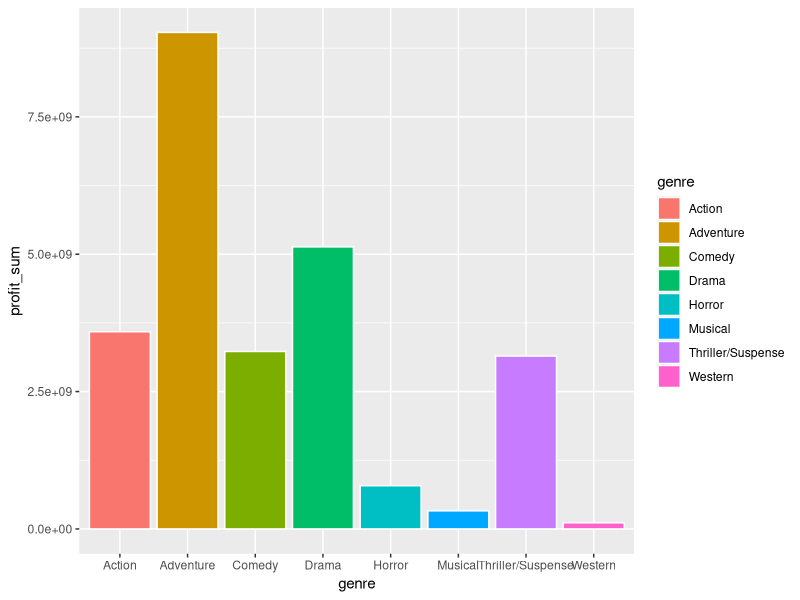
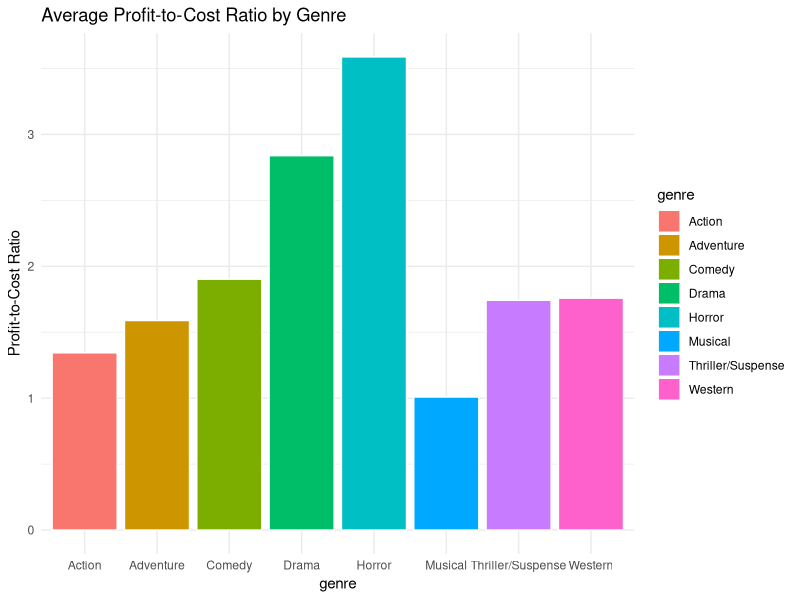
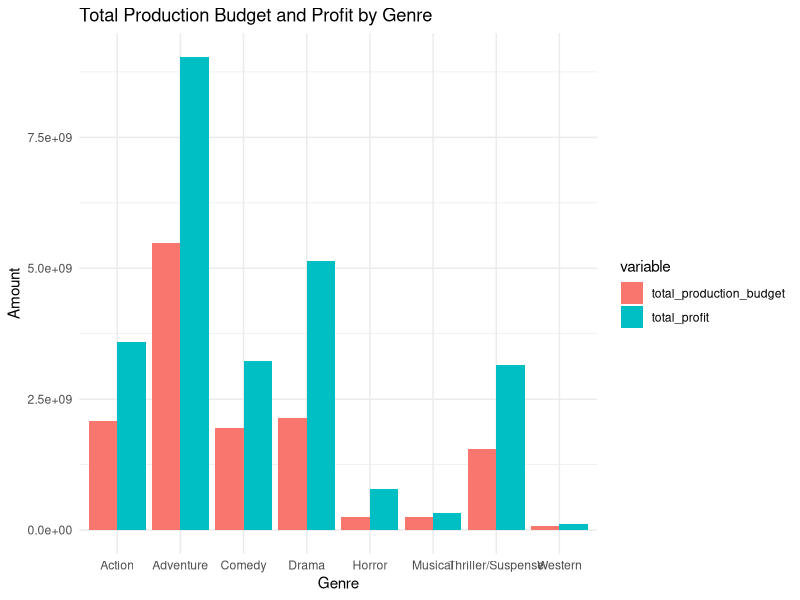
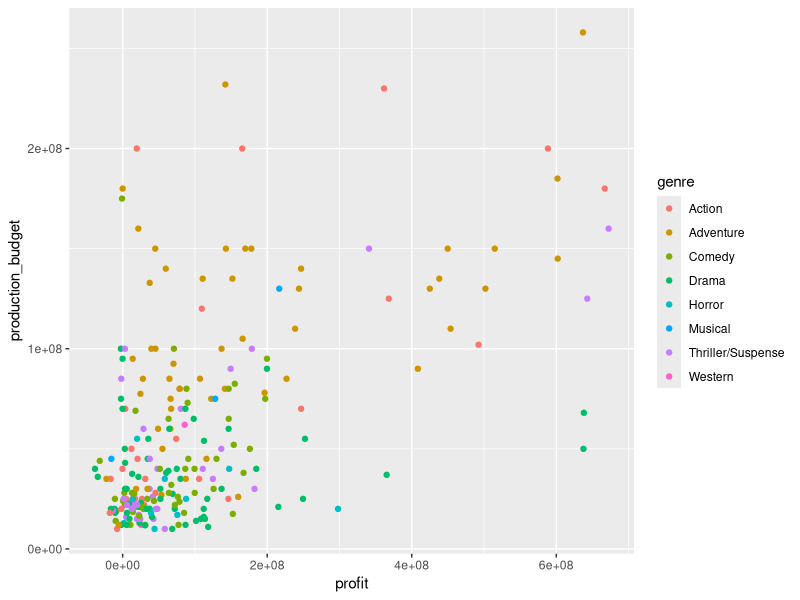
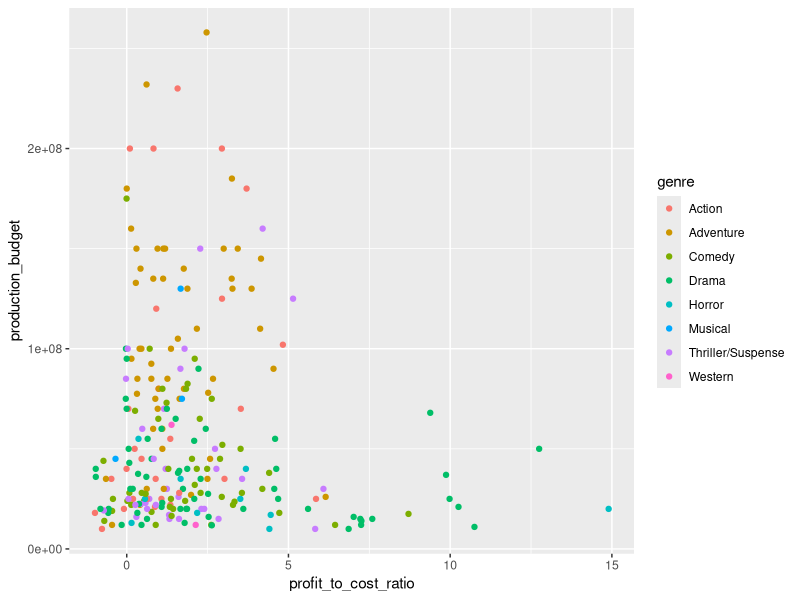

These figures' R source, in order:
library(tidyr)
library(ggplot2)
library(dplyr)

# Import the merged_data.csv file
data <- read.csv("merged_data.csv")

# There should be 237 rows and 18 columns: Check:
nrow(data) # 17 rows confirmed
ncol(data) # 18 columns confirmed

colnames(data) # Get the column names

# Calculating Proft and Profit-to-Cost Ratio:
data <- data %>% 
  mutate(revenue = international_box_office + domestic_box_office,
    profit = (international_box_office + domestic_box_office) - production_budget,
        profit_to_cost_ratio = (profit / production_budget)) 
# %>% 
  # select(movie_name, genre, profit, profit_to_cost_ratio, production_budget) 


# ---------------------------- Barplot of Profit vs Genre
data %>% 
  group_by(genre) %>% 
  summarise(profit_sum = sum(profit)) %>% 
  ggplot(data = ., mapping = aes(x = genre, 
    y = profit_sum,
    fill = genre)) +
  geom_bar(stat = "identity", color = "white")

# Checking Profitability efficiency accross each genre, on average:
data %>% 
  group_by(genre) %>% 
  summarise(mean_profit_to_cost_ratio = mean(profit_to_cost_ratio, 
                                    na.rm = TRUE)) %>%
  ggplot(data = ., mapping = aes(x = genre, 
                          y = mean_profit_to_cost_ratio,
                          fill = genre)) +
  geom_bar(stat = "identity", color = "white") +
  labs(title = "Average Profit-to-Cost Ratio by Genre", y = "Profit-to-Cost Ratio") +
  theme_minimal()

# ----------------------------  Side-by-Side Barplots:
# Summarize the data by genre
data_summarized <- data %>%
  group_by(genre) %>%
  summarise(
    total_production_budget = sum(production_budget, na.rm = TRUE),
    total_profit = sum(profit, na.rm = TRUE)
  )

# Reshape the data from wide format to long format
data_long <- data_summarized %>%
  pivot_longer(
    cols = c(total_production_budget, total_profit),
    names_to = "variable",
    values_to = "value"
  )

# Create the side-by-side bar plot
ggplot(data = data_long, mapping = aes(x = genre, y = value, fill = variable)) +
  geom_bar(stat = "identity", position = "dodge") +
  labs(
    title = "Total Production Budget and Profit by Genre",
    y = "Amount", x = "Genre"
  ) +
  theme_minimal()

# ---------------------------------Scatterplots
# Scatter Plot of Production_Budget and Profit
data %>%
  ggplot(
    data = .,
    mapping = aes(
      x = profit,
      y = production_budget, color = genre
    )
  ) +
  geom_point()

# Scatter Plot of Production_Budget and Profit-to-Cost Ratio
data %>%
  ggplot(data = .,
  mapping = aes(x = profit_to_cost_ratio,
                  y = production_budget, color = genre)) +
  geom_point()



# Rank by Success:


























